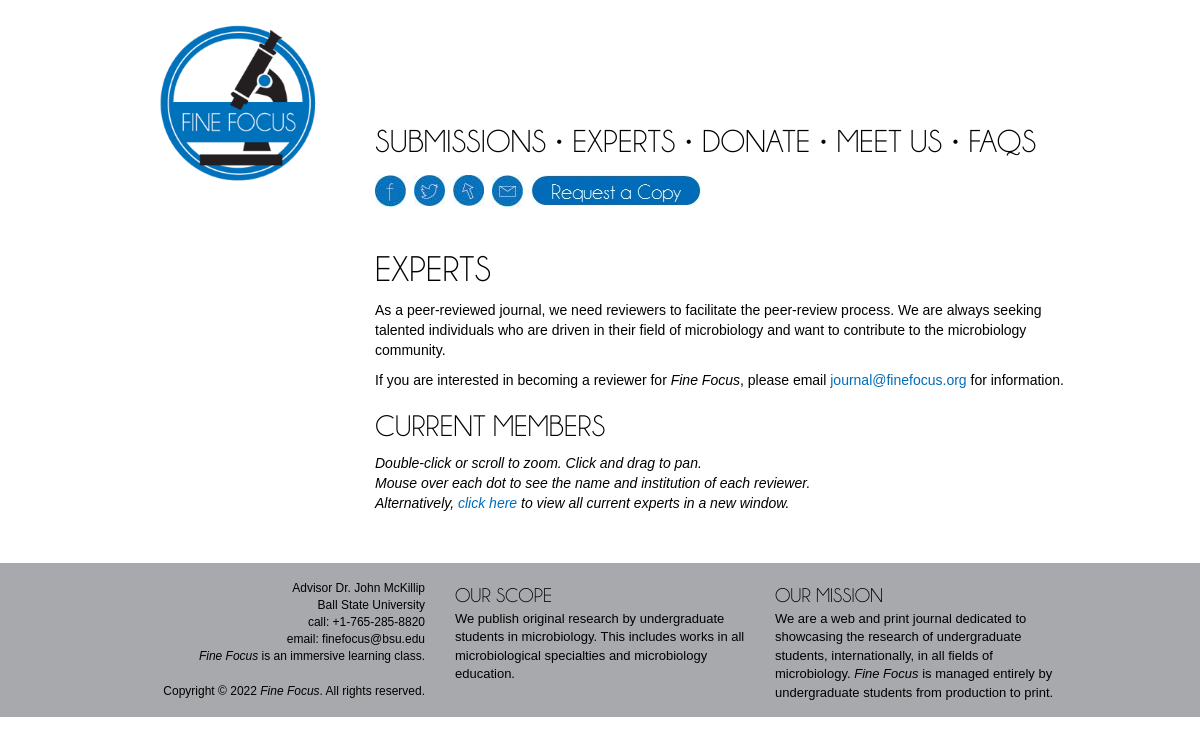
The page /experts on the database its author committed.
### tables this page shows
CREATE TABLE `pages` (
  `id` int NOT NULL AUTO_INCREMENT COMMENT 'Uniquely identifies a page.',
  `title` varchar(255) NOT NULL,
  `slug` varchar(45) NOT NULL COMMENT 'Human readable keyword that describes a page. To be used in the semantic URL.',
  `content_indented` text COMMENT 'Indented HTML content area on the page.',
  `content_unindented` text COMMENT 'Pulled out HTML content area on the page.',
  PRIMARY KEY (`id`),
  UNIQUE KEY `slug_UNIQUE` (`slug`)
);

### includes/database.php (called while the page is built, shortened)
<?php
class MySQLDatabase {
    private $connection;
    public function open_connection() {
        $this->connection = mysqli_connect(DB_SERVER, DB_USER, DB_PASS, DB_NAME);
    }
    public function query($sql) {
        $result = mysqli_query($this->connection, $sql);
        return $result;
    }
    public function fetch_array($result_set) {
        return mysqli_fetch_array($result_set);
    }
}
$database = new MySQLDatabase();

### includes/database_object.php (called while the page is built, shortened)
<?php
require_once(LIB_PATH . DS . 'database.php');
class DatabaseObject {
    protected static $table_name;
    protected static $db_fields = array();
    public static function find_by_id($id = 0) {
        $result_array = static::find_by_sql("SELECT * FROM " . static::$table_name . " WHERE id='{$id}' LIMIT 1");
        return !empty($result_array) ? array_shift($result_array) : false;
    }
    public static function find_by_sql($query = "") {
        global $database;
        $result_set = $database->query($query);
        $object_array = array();
        while ($row = $database->fetch_array($result_set)) {
            $object_array[] = static::instantiate($row);
        }
        return $object_array;
    }
    private static function instantiate($record) {
        $object = new static;
        foreach ($record as $attribute => $value) {
            if ($object->has_attribute($attribute)) {
                $object->$attribute = $value;
            }
        }
        return $object;
    }
    private function has_attribute($attribute) {
        return array_key_exists($attribute, $this->attributes());
    }
    protected function attributes() {
        $attributes = array();
        foreach (static::$db_fields as $field) {
            if (property_exists($this, $field)) {
                $attributes[$field] = $this->$field;
            }
        }
        return $attributes;
    }
}

### includes/page.php (the view, shortened to what this page needs)
<?php
class Page extends DatabaseObject {
    protected static $table_name = "pages";
    public $id;
    public $title;
    public $content_indented;
    public $content_unindented;
    public static function find_by_slug($slug = "index") {
        $result_array = static::find_by_sql("SELECT * FROM " . self::$table_name . " WHERE slug='{$slug}' LIMIT 1");
        return !empty($result_array) ? array_shift($result_array) : false;
    }
    public function render() {
        require_once('layouts/header.php');
        echo '<div class="row"><div class="col-sm-12 col-md-3"></div><div class="col-sm-12 col-md-9">' . PHP_EOL;
        echo ($this->id!=Setting::find_by_id('homepage')->value ? "<h1>{$this->title}</h1>" : "") . PHP_EOL;
        $content_indented = $this->content_indented;
        echo $content_indented;
        echo '</div></div>' . PHP_EOL;
        $content_unindented = $this->content_unindented;
        echo $content_unindented;
        require_once('layouts/footer.php');
    }
}

### index.php (shortened to what this page needs)
<?php
if (filter_input(INPUT_GET, 'id')) {
    $page = Page::find_by_slug(filter_input(INPUT_GET, 'id'));
    if ($page) {
        $page->render();
    } else {
        redirect_to("404.shtml");
    }
} else {
    Page::find_by_id(Setting::find_by_id('homepage')->value)->render();
}

### layouts/header.php (shortened to what this page needs)
<!DOCTYPE html>
<html lang="en">
    <head>
        <link href="css/bootstrap.min.css" rel="stylesheet">
        <link href="css/custom.css" rel="stylesheet">
        <link href="css/font-awesome.min.css" rel="stylesheet">
    </head>
    <body>
        <div class="container-fluid fixed-width">
            <div class="row header">
                <div class="col-xs-12 col-sm-3">
                    <a href="/">
                        <img class="img-responsive hidden-xs" style="margin: 0 auto;" src="assets/main.png" alt="Logo">
                    </a>
                </div>
                <div class="col-xs-12 col-sm-9 navigation">
                    <span style="white-space:nowrap"><a class="no_decoration" href="submissions">Submissions</a> &bull;</span>
                    <span style="white-space:nowrap"><a class="no_decoration" href="experts">Experts</a> &bull;</span>
                    <span style="white-space:nowrap"><a class="no_decoration" href="donate">Donate</a> &bull;</span>
                    <span style="white-space:nowrap"><a class="no_decoration" href="meet_us">Meet Us</a> &bull;</span>
                    <span style="white-space:nowrap"><a class="no_decoration" href="faq">FAQs</a></span>
                    <br/>
                    <a href="https://www.facebook.com/finefocusjournal" target="_blank"><img src="assets/FB_button.jpg" alt="Facebook"/></a>
                    <a href="https://twitter.com/focusjournal" target="_blank"><img src="assets/Twitter_button.jpg" alt="Twitter"/></a>
                    <a href="http://finefocussubmissions.org/" target="_blank"><img src="assets/Website_button.jpg" alt="Website"/></a>
                    <a href="mailto:finefocus@bsu.edu"><img src="assets/Email_button.jpg" alt="E-Mail"/></a>
                    <a href="journals.php"><img src="assets/Request.jpg" alt="Request a Journal"/></a>
                </div>
            </div>
            <br/>
        </div>
        <div class="container-fluid fixed-width">

### layouts/footer.php (shortened to what this page needs)
</div>
<div class="container-fluid">
    <br/>
    <div class="row" style="background-color: rgb(168, 169, 173);">
        <div class="fixed-width" style="margin-left: auto;margin-right: auto;">
            <div class="col-xs-12 col-sm-4 footer_contact">
                <br/>
                Advisor Dr. John McKillip<br/>
                Ball State University<br/>
                call: +1-765-285-8820<br/>
                email: <a class="no_decoration" href="mailto:finefocus@bsu.edu">finefocus@bsu.edu</a><br/>
                <span style="font-style: italic">Fine Focus</span> is an immersive learning class.<br/><br/>
                Copyright &copy; <?= date("Y") ?> <span style="font-style: italic">Fine Focus</span>. All rights reserved.<br/>
                <br/>
            </div>
            <div class="col-xs-12 col-sm-4 footer_text">
                <br/>
                <span style="font-family: 'Champagne & Limousines'; font-size: 20px;">OUR SCOPE</span>
                <br/>
                We publish original research by undergraduate students in microbiology.
                This includes works in all microbiological specialties and microbiology education.
                <br/>
            </div>
            <div class="col-xs-12 col-sm-4 footer_text">
                <br/>
                <span style="font-family: 'Champagne & Limousines'; font-size: 20px;">OUR MISSION</span>
                <br/>
                We are a web and print journal dedicated to showcasing the research of undergraduate students,
                internationally, in all fields of  microbiology.
                <span style="font-style: italic">Fine Focus</span> is managed entirely by undergraduate students from production to print.
                <br/>
            </div>
        </div>
    </div>
</div>
</body>
</html>

### css/custom.css (style rules this page uses)
body { font-family: sans-serif; color: black; }
.row { position: relative; }
a { color: rgb(0, 108, 185); text-decoration: none; }
a.no_decoration { color: black; text-decoration: none; }
.fixed-width { width: auto; max-width: 960px; }
h1, h2, h3, h4, h5, h6 { font-family: "Champagne & Limousines"; text-transform: uppercase; }
img { text-decoration: none; border: 0px }
.header { font-size: 0; }
.header > * { float: none; display: inline-block; font-size: 14px; }
.header > *:last-child { vertical-align: bottom; }
@media (min-width: 992px) { .navigation { font-family: "Champagne & Limousines"; font-size: 32px; text-transform: uppercase; } }
@media (min-width: 768px) { .footer_contact { text-align: right; font-size: 12px; } }
@media (min-width: 768px) { .footer_text { font-size: 13px; } }

### rows shown on the page
pages: title "EXPERTS", content_indented "As a peer-reviewed journal, we need reviewers to facilitate the peer-review process. We are always seeking talented individuals who are driven in their field of microbiology and want to contribute to the microbiology community. If you are interested in becoming a reviewer for Fine Focus , please email journal@finefocus.org for information. CURRENT MEMBERS Double-click or scroll to zoom. Click and drag to pan. Mouse over each dot to see the name and institution of each reviewer. Alternatively, click here to view all current experts in a new window."
